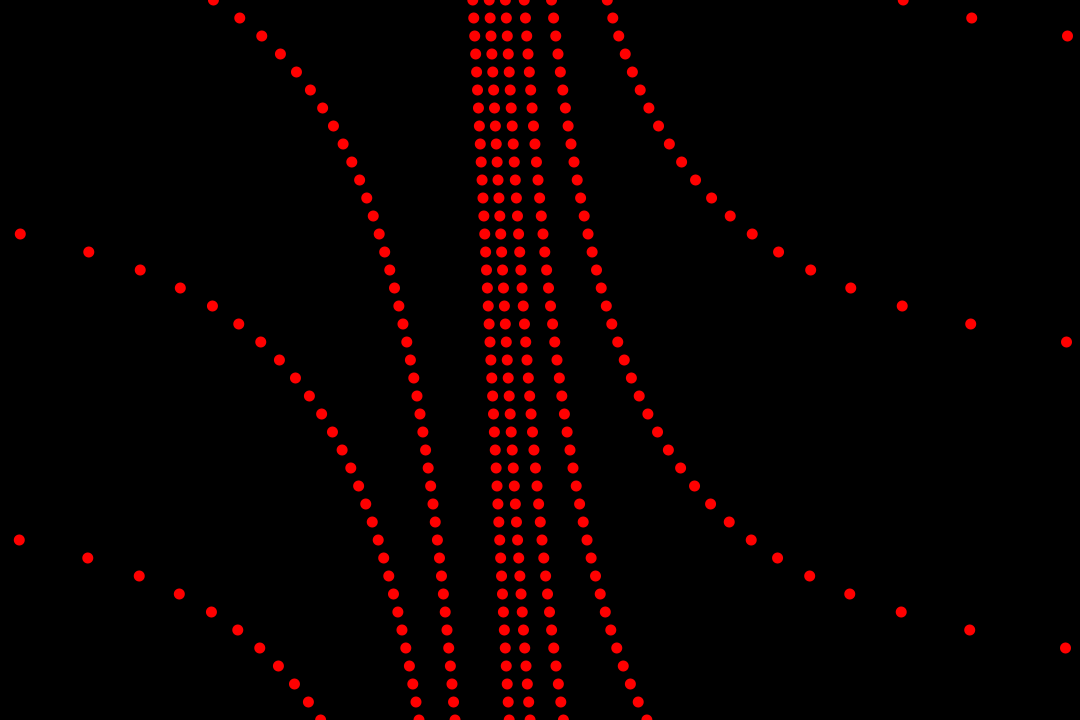
Frame 1 (no input)
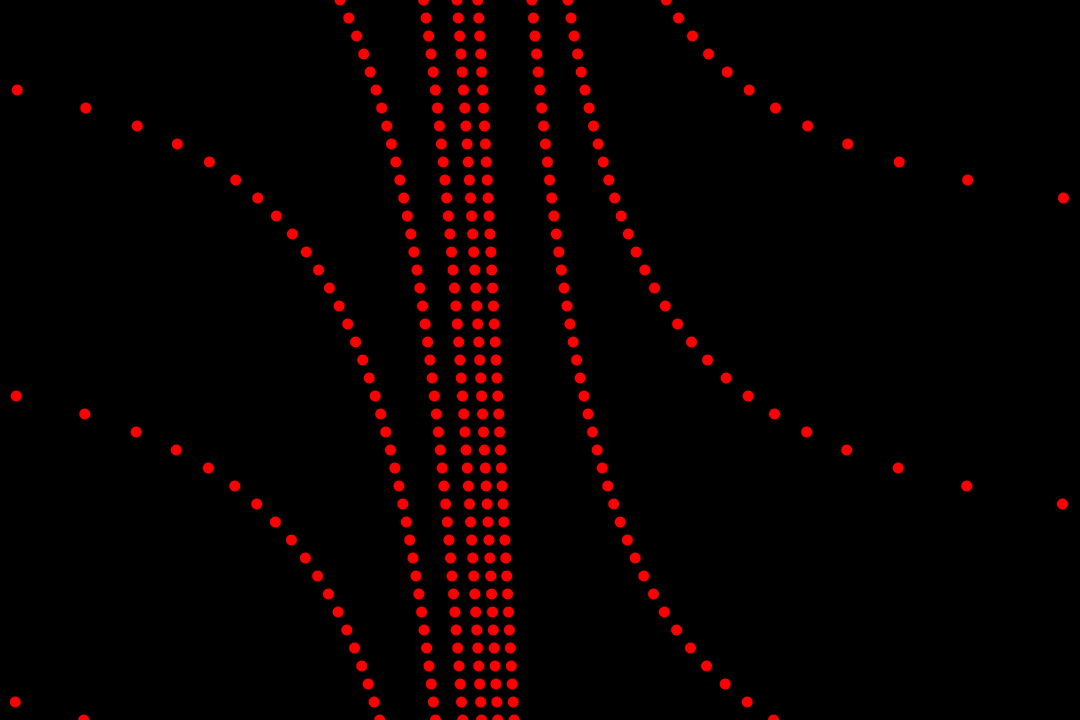
Frame 60 (the mouse pressed at the canvas centre just before this capture)
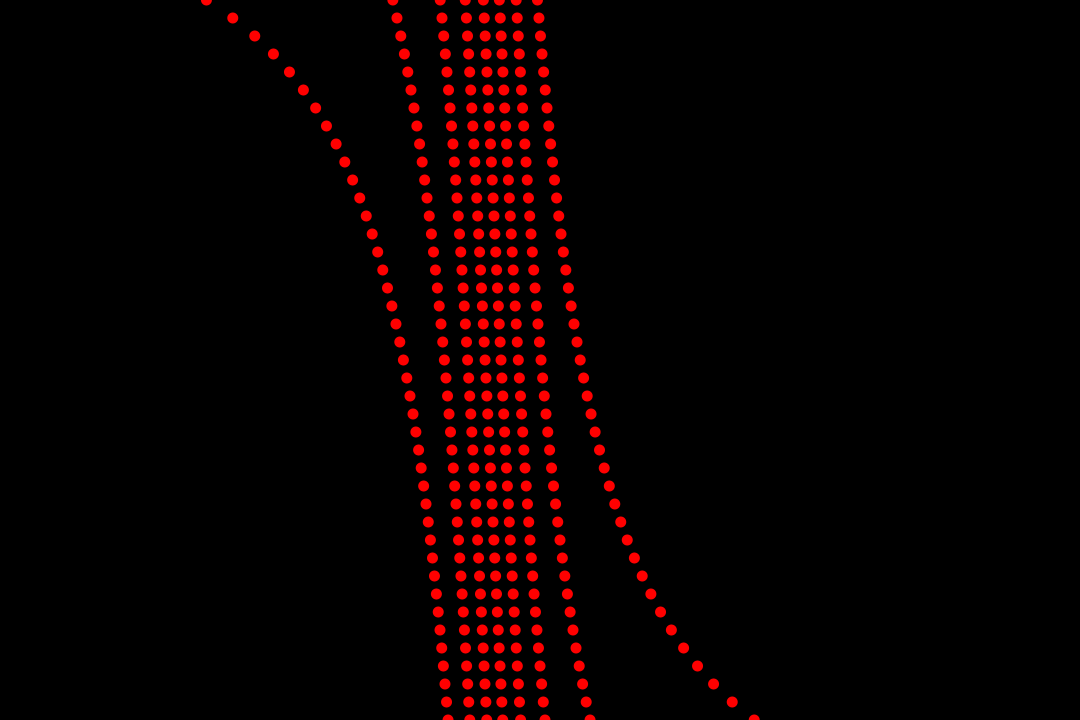
Frame 120 (the mouse held since frame 60 and released just before this capture)

The Processing sketch that drew these frames (run headless with seeded random() and noise(); from frame 60 on, the mouse is pressed at the canvas centre):

// Processing sketch: processing_173624
// ── processing_173624.pde

float a = 50;
 
void setup() {
  size(1080,720;
  noStroke();
  }
 
void draw() {
  fill(255,0,0);
  background(0,0,0);
  translate(width/2-50, height/2);
  for (int i = 0; i < 360; i+=a) {
    for(int q = -78; q < 47; q++){
      float x = i/(a/1)+tan(radians(dist(i/(a/15), i/(a/8), 0, 0)+q+frameCount))*a;
      ellipse(x, q*18, 11, 11);
    }
  }
}
